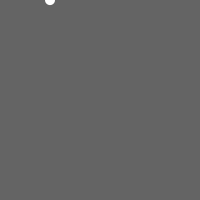
Frame 1 (no input)
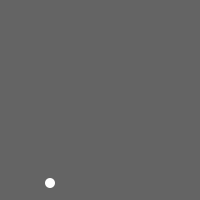
Frame 60 (the mouse pressed at the canvas centre just before this capture)
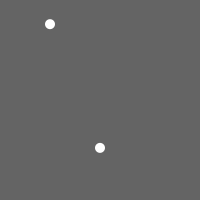
Frame 120 (the mouse held since frame 60 and released just before this capture)

The Processing sketch that drew these frames (run headless with seeded random() and noise(); from frame 60 on, the mouse is pressed at the canvas centre):

// Processing sketch: exo17_1
// ── exo17_1.pde
ArrayList<Balle> balles = new ArrayList();

void setup() {
  size(200, 200);
  frameRate(30);
  balles.add(new Balle(50, 0, 10));
}

void draw() {
  background(100);
  for (int i = 0; i < balles.size(); i++) {
    balles.get(i).bouger();
    balles.get(i).dessiner();
  }
}

void mousePressed() {
  balles.add(new Balle(mouseX, mouseY, 10));
  // Voici la fonction append() qui ajoute un élément (ici b) à la fin d'un tableau donné
  // (ici balles). Il faut faire très attention à remplacer l'ancien tableau (qui n'a pas
  // changé de taille) par le nouveau créé par append() et renvoyé en résultat, ce qui
  // explique le signe = utilisé. De plus si les éléments du tableau sont des objets,
  // il faut re-préciser le type du tableau avec une projection (plus souvent appelée "cast"),
  // en plaçant ce type entre parenthèses après le signe =.
}

// ── Balle.pde
float gravite = 0.1;

class Balle {
  float x;
  float y;
  float v;
  float w;

  Balle(float x, float y, float w) {
    this.x = x;
    this.y = y;
    this.w = w;
    v = 0;
  }

  void bouger() {
    // Ajoute la gravite à la vitesse.
    v += gravite;
    // Ajouter la vitesse à la position
    y += v;
    if (y > height) {
      v = v * -0.95;
      y = height;
    }
  }

  void dessiner() {
    fill(255);
    noStroke();
    ellipse(x, y, w, w);
  }
}
